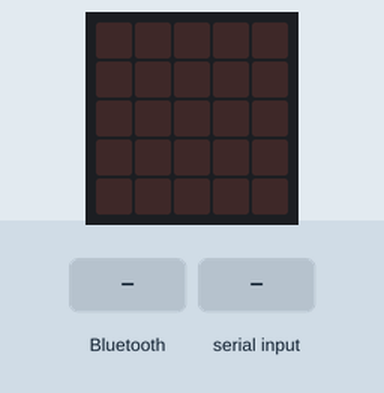
Recording of a program running on a simulated BBC micro:bit (MakeCode). Shown: the board's 5×5 LED display. The test bench sets the inputs (shaded band).

Above: at 1.2 s.
1.3 s: "SMILE" arrives over Bluetooth UART
At 2.5 s:
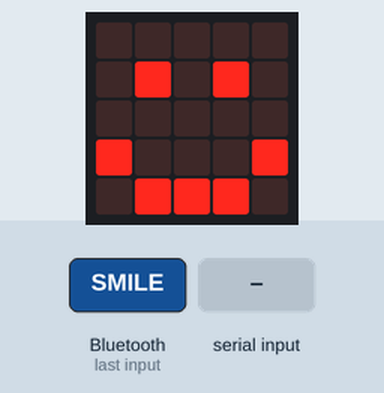
2.8 s: "SAD" typed at the serial console, then Enter
At 3.7 s:
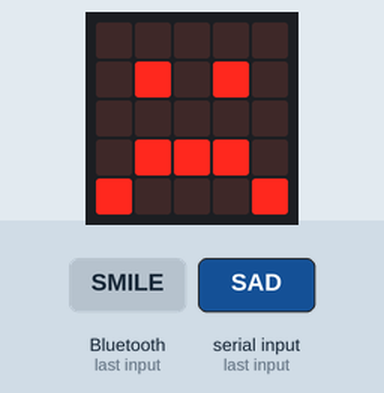
4.3 s: "CLEAR" arrives over Bluetooth UART
At 4.8 s:
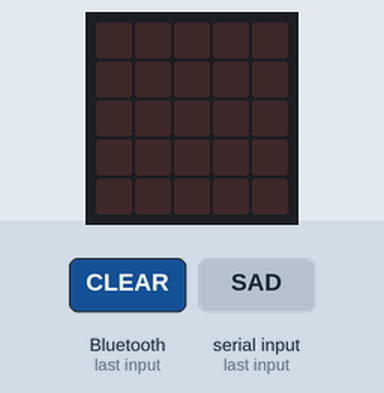
5.8 s: "HEART" typed at the serial console, then Enter
At 7.0 s:
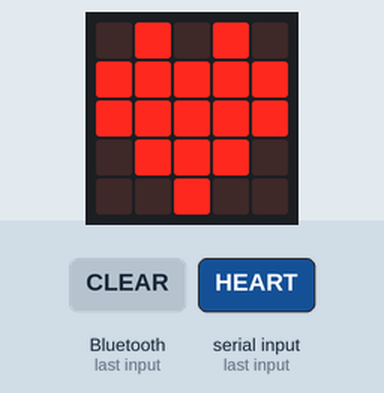
7.3 s: "YES" arrives over Bluetooth UART
At 8.3 s:
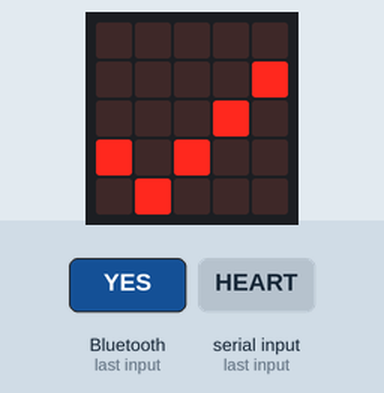
8.8 s: "NO" typed at the serial console, then Enter
At 9.4 s:
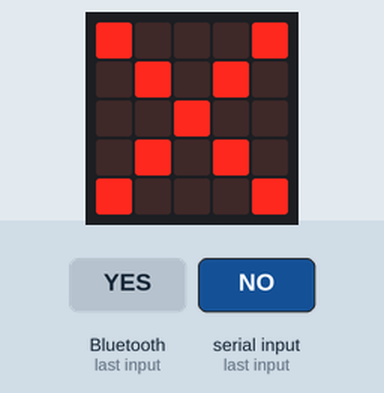
Timing chart, 0 to 11.3 s (numbered marks = the images above; inputs shaded):
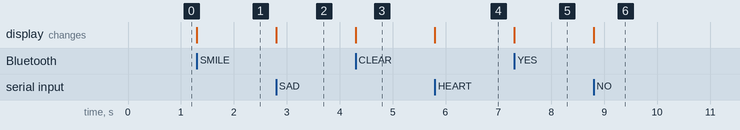

The program:

main.ts
```typescript
function handleCommand (cmd: string) {
    // Короткий тон в фоне: длинная мелодия / UntilDone рвёт BLE-стек на v2
    if (cmd == "SMILE") {
        basic.showIcon(IconNames.Happy)
    } else if (cmd == "SAD") {
        basic.showIcon(IconNames.Sad)
    } else if (cmd == "CLEAR") {
        basic.clearScreen()
    } else if (cmd == "HEART") {
        basic.showIcon(IconNames.Heart)
    } else if (cmd == "YES" || cmd == "LOGO") {
        basic.showIcon(IconNames.Yes)
    } else if (cmd == "NO") {
        basic.showIcon(IconNames.No)
    } else if (cmd == "BEEP") {
        music.play(music.tonePlayable(262, 100), music.PlaybackMode.InBackground)
    }
}
// USB (Web Serial) — то, что уже работает у вас
serial.onDataReceived(serial.delimiters(Delimiters.NewLine), function () {
    handleCommand(serial.readUntil(serial.delimiters(Delimiters.NewLine)))
})
// Web Bluetooth UART — без этого блока BLE-команды не доходят
bluetooth.onUartDataReceived(serial.delimiters(Delimiters.NewLine), function () {
    handleCommand(bluetooth.uartReadUntil(serial.delimiters(Delimiters.NewLine)))
})
bluetooth.startUartService()
```

test.ts
```typescript
// здесь помещаются тесты; они не будут скомпилированы, пока пакет используется в качестве расширения.
```

Measured:
- after the input at 1.3 s, the display: changes at once (image 1)
- after the input at 2.8 s, the display: changes at once (image 2)
- after the input at 4.3 s, the display: changes at once (image 3)
- after the input at 5.8 s, the display: changes at once (image 4)
- after the input at 7.3 s, the display: changes at once (image 5)
- after the input at 8.8 s, the display: changes at once (image 6)
